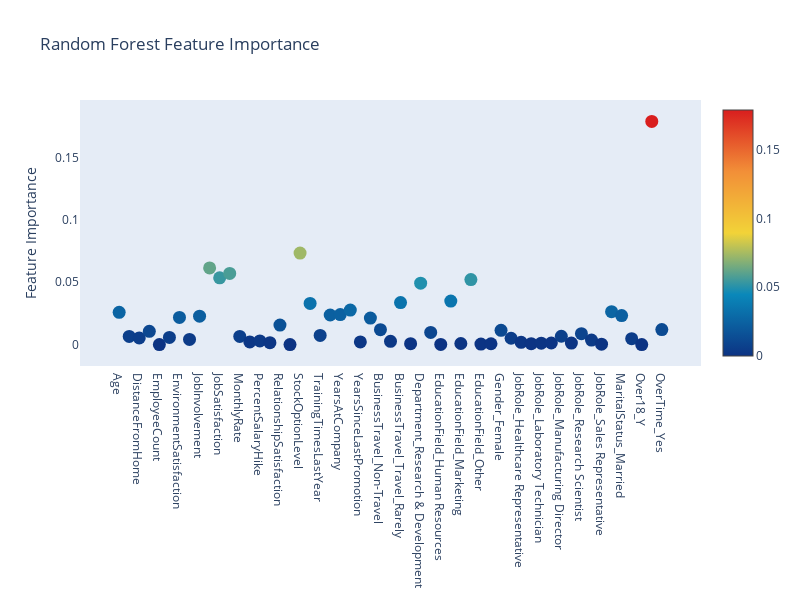

The notebook cell saved with this chart:
### Markdown cell above
### Analyzing feature importance

### Code cell
trace = go.Scatter(
    y = rf.feature_importances_,
    x = df_final.columns.values,
    mode='markers',
    marker=dict(
        sizemode = 'diameter',
        sizeref = 1,
        size = 13,
        #size= rf.feature_importances_,
        #color = np.random.randn(500), #set color equal to a variable
        color = rf.feature_importances_,
        colorscale='Portland',
        showscale=True
    ),
    text = df_final.columns.values
)
data = [trace]

layout= go.Layout(
    autosize= True,
    title= 'Random Forest Feature Importance',
    hovermode= 'closest',
     xaxis= dict(
         ticklen= 5,
         showgrid=False,
        zeroline=False,
        showline=False
     ),
    yaxis=dict(
        title= 'Feature Importance',
        showgrid=False,
        zeroline=False,
        ticklen= 5,
        gridwidth= 2
    ),
    showlegend= False,
    width=800, 
    height=600 
)
fig = go.Figure(data=data, layout=layout)
py.iplot(fig,filename='scatter2010')

### Figure 1 — Plotly figure (JSON) as saved in the notebook; plotly's stock layout.template omitted (floating-point values rounded to 4 significant figures)
{"data": [{"marker": {"color": [0.02583, 0.006563, 0.005367, 0.01064, 0, 0.005705, 0.02174, 0.004104, 0.02274, 0.06141, 0.0535, 0.05705, 0.006501, 0.00209, 0.002926, 0.001555, 0.01566, 0, 0.07335, 0.03303, 0.007356, 0.02371, 0.02407, 0.02764, 0.002113, 0.02128, 0.01198, 0.002609, 0.0337, 0.0007109, 0.04924, 0.009766, 0.0001222, 0.03483, 0.0008558, 0.05208, 0.0004267, 0.000667, 0.01144, 0.005065, 0.001813, 0.0007385, 0.001111, 0.001268, 0.006654, 0.001191, 0.008734, 0.003575, 0.0003016, 0.02636, 0.02321, 0.004711, 0, 0.1789, 0.01202], "colorscale": [[0, "rgb(12,51,131)"], [0.25, "rgb(10,136,186)"], [0.5, "rgb(242,211,56)"], [0.75, "rgb(242,143,56)"], [1, "rgb(217,30,30)"]], "showscale": true, "size": 13, "sizemode": "diameter", "sizeref": 1}, "mode": "markers", "text": ["Age", "DailyRate", "DistanceFromHome", "Education", "EmployeeCount", "EmployeeNumber", "EnvironmentSatisfaction", "HourlyRate", "JobInvolvement", "JobLevel", "JobSatisfaction", "MonthlyIncome", "MonthlyRate", "NumCompaniesWorked", "PercentSalaryHike", "PerformanceRating", "RelationshipSatisfaction", "StandardHours", "StockOptionLevel", "TotalWorkingYears", "TrainingTimesLastYear", "WorkLifeBalance", "YearsAtCompany", "YearsInCurrentRole", "YearsSinceLastPromotion", "YearsWithCurrManager", "BusinessTravel_Non-Travel", "BusinessTravel_Travel_Frequently", "BusinessTravel_Travel_Rarely", "Department_Human Resources", "Department_Research & Development", "Department_Sales", "EducationField_Human Resources", "EducationField_Life Sciences", "EducationField_Marketing", "EducationField_Medical", "EducationField_Other", "EducationField_Technical Degree", "Gender_Female", "Gender_Male", "JobRole_Healthcare Representative", "JobRole_Human Resources", "JobRole_Laboratory Technician", "JobRole_Manager", "JobRole_Manufacturing Director", "JobRole_Research Director", "JobRole_Research Scientist", "JobRole_Sales Executive", "JobRole_Sales Representative", "MaritalStatus_Divorced", "MaritalStatus_Married", "MaritalStatus_Single", "Over18_Y", "OverTime_No", "OverTime_Yes"], "type": "scatter", "x": ["Age", "DailyRate", "DistanceFromHome", "Education", "EmployeeCount", "EmployeeNumber", "EnvironmentSatisfaction", "HourlyRate", "JobInvolvement", "JobLevel", "JobSatisfaction", "MonthlyIncome", "MonthlyRate", "NumCompaniesWorked", "PercentSalaryHike", "PerformanceRating", "RelationshipSatisfaction", "StandardHours", "StockOptionLevel", "TotalWorkingYears", "TrainingTimesLastYear", "WorkLifeBalance", "YearsAtCompany", "YearsInCurrentRole", "YearsSinceLastPromotion", "YearsWithCurrManager", "BusinessTravel_Non-Travel", "BusinessTravel_Travel_Frequently", "BusinessTravel_Travel_Rarely", "Department_Human Resources", "Department_Research & Development", "Department_Sales", "EducationField_Human Resources", "EducationField_Life Sciences", "EducationField_Marketing", "EducationField_Medical", "EducationField_Other", "EducationField_Technical Degree", "Gender_Female", "Gender_Male", "JobRole_Healthcare Representative", "JobRole_Human Resources", "JobRole_Laboratory Technician", "JobRole_Manager", "JobRole_Manufacturing Director", "JobRole_Research Director", "JobRole_Research Scientist", "JobRole_Sales Executive", "JobRole_Sales Representative", "MaritalStatus_Divorced", "MaritalStatus_Married", "MaritalStatus_Single", "Over18_Y", "OverTime_No", "OverTime_Yes"], "y": [0.02583, 0.006563, 0.005367, 0.01064, 0, 0.005705, 0.02174, 0.004104, 0.02274, 0.06141, 0.0535, 0.05705, 0.006501, 0.00209, 0.002926, 0.001555, 0.01566, 0, 0.07335, 0.03303, 0.007356, 0.02371, 0.02407, 0.02764, 0.002113, 0.02128, 0.01198, 0.002609, 0.0337, 0.0007109, 0.04924, 0.009766, 0.0001222, 0.03483, 0.0008558, 0.05208, 0.0004267, 0.000667, 0.01144, 0.005065, 0.001813, 0.0007385, 0.001111, 0.001268, 0.006654, 0.001191, 0.008734, 0.003575, 0.0003016, 0.02636, 0.02321, 0.004711, 0, 0.1789, 0.01202]}], "layout": {"autosize": true, "height": 600, "hovermode": "closest", "showlegend": false, "title": {"text": "Random Forest Feature Importance"}, "width": 800, "xaxis": {"autorange": true, "range": [-3.904, 57.9], "showgrid": false, "showline": false, "ticklen": 5, "type": "category", "zeroline": false}, "yaxis": {"autorange": true, "gridwidth": 2, "range": [-0.01771, 0.1966], "showgrid": false, "ticklen": 5, "title": {"text": "Feature Importance"}, "type": "linear", "zeroline": false}}}
